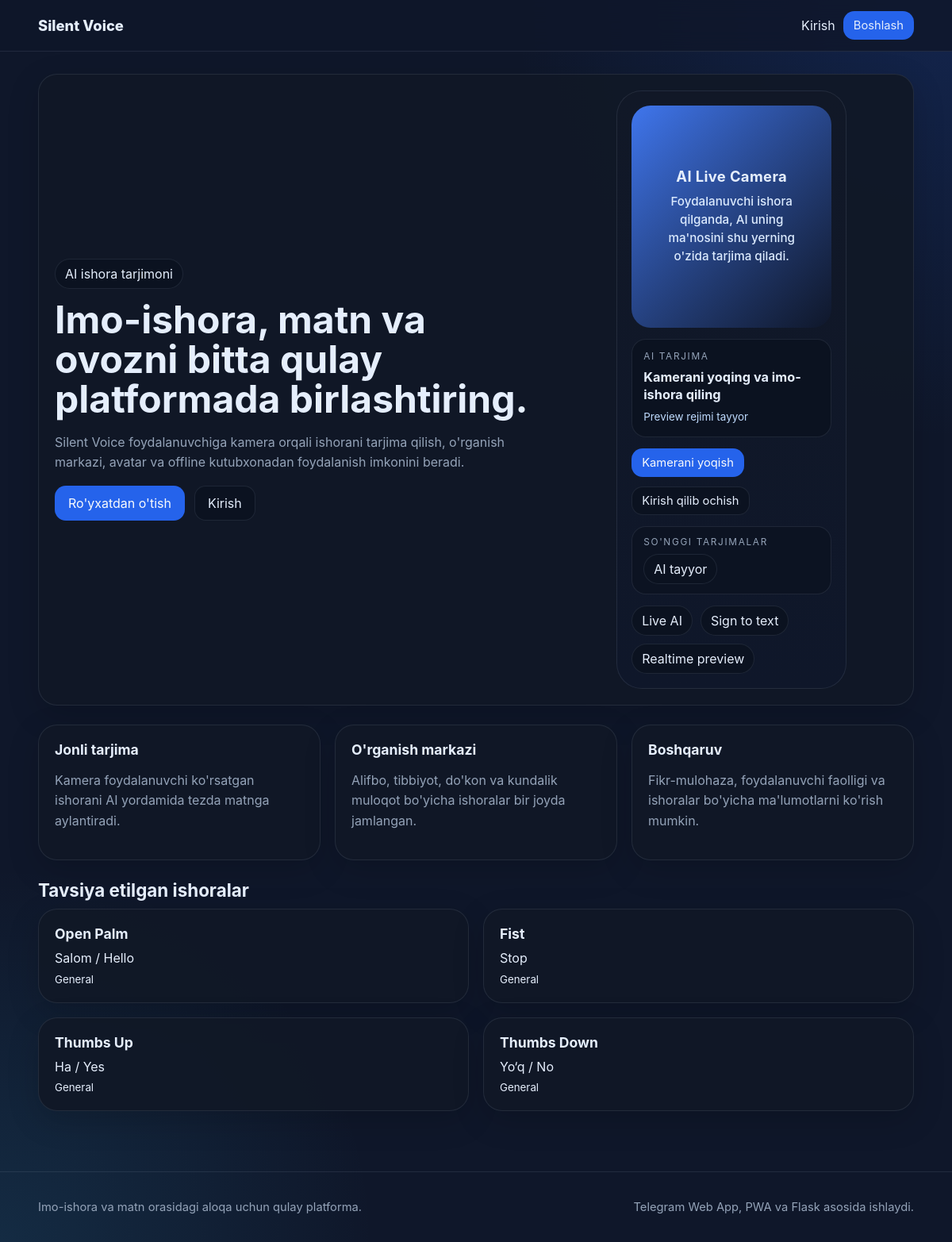
The page / on the database its author committed.
### app/models.py (models this page shows)
class Sign(db.Model):
    id = db.Column(db.Integer, primary_key=True)
    title = db.Column(db.String(120), nullable=False)
    category = db.Column(db.String(80), nullable=False)
    meaning = db.Column(db.String(255), nullable=False)
    description = db.Column(db.Text)
    image_url = db.Column(db.String(255))
    video_url = db.Column(db.String(255))
    is_offline = db.Column(db.Boolean, default=False)
    created_at = db.Column(db.DateTime, default=datetime.utcnow)

### app/routes/main.py (the view)
@main_bp.route('/')
def index():
    featured = Sign.query.limit(4).all()
    return render_template('index.html', featured=featured)

### app/templates/index.html (shortened to what this page needs)
{% extends 'base.html' %}
{% block content %}
<section class="hero card hero-grid">
  <div>
    <span class="pill">AI ishora tarjimoni</span>
    <h1>Imo-ishora, matn va ovozni bitta qulay platformada birlashtiring.</h1>
    <p class="muted">Silent Voice foydalanuvchiga kamera orqali ishorani tarjima qilish, o'rganish markazi, avatar va offline kutubxonadan foydalanish imkonini beradi.</p>
    <div class="hero-actions">
      <a href="{{ url_for('auth.register') }}" class="btn btn-primary">Ro'yxatdan o'tish</a>
      <a href="{{ url_for('auth.login') }}" class="btn">Kirish</a>
    </div>
  </div>
  <div class="mock-phone">
    <div class="phone-screen hero-live-preview" data-translator-endpoint="{{ url_for('api.recognize_sign') }}">
      <div class="hero-camera-shell">
        <div id="homeCameraPlaceholder" class="camera-placeholder hero-preview-placeholder">
          <strong>AI Live Camera</strong>
          <p>Foydalanuvchi ishora qilganda, AI uning ma'nosini shu yerning o'zida tarjima qiladi.</p>
        </div>
      </div>
      <div class="result-box hero-result-box" aria-live="polite">
        <span class="result-label">AI tarjima</span>
        <strong id="homeRecognizedText">Kamerani yoqing va imo-ishora qiling</strong>
        <small id="homeRecognitionStatus" class="result-status">Preview rejimi tayyor</small>
      </div>
      <div class="hero-actions hero-phone-actions">
        <button id="homeCameraToggleBtn" class="btn btn-primary small" type="button">Kamerani yoqish</button>
        {% if current_user.is_authenticated %}
        <a href="{{ url_for('main.live_camera') }}" class="btn small">Katta kamera sahifasi</a>
        {% else %}
        <a href="{{ url_for('auth.login') }}" class="btn small">Kirish qilib ochish</a>
        {% endif %}
      </div>
      <div class="hero-transcript-box">
        <span class="result-label">So'nggi tarjimalar</span>
        <div id="homeTranscript" class="chips">
        </div>
      </div>
      <div class="chips">
        <span class="chip">Live AI</span>
        <span class="chip">Sign to text</span>
        <span class="chip">Realtime preview</span>
      </div>
    </div>
  </div>
</section>
<section class="grid three mt-24">
  <article class="card"><h3>Jonli tarjima</h3><p class="muted">Kamera foydalanuvchi ko'rsatgan ishorani AI yordamida tezda matnga aylantiradi.</p></article>
  <article class="card"><h3>O'rganish markazi</h3><p class="muted">Alifbo, tibbiyot, do'kon va kundalik muloqot bo'yicha ishoralar bir joyda jamlangan.</p></article>
  <article class="card"><h3>Boshqaruv</h3><p class="muted">Fikr-mulohaza, foydalanuvchi faolligi va ishoralar bo'yicha ma'lumotlarni ko'rish mumkin.</p></article>
</section>
<section class="mt-24">
  <div class="section-head"><h2>Tavsiya etilgan ishoralar</h2></div>
  <div class="grid two">
    {% for sign in featured %}
    <article class="card sign-card"><h3>{{ sign.title }}</h3><p>{{ sign.meaning }}</p><small>{{ sign.category }}</small></article>
    {% endfor %}
  </div>
</section>
{% endblock %}

### app/static/css/style.css (style rules this page uses)
:root { --tg-theme-bg-color:#0f172a; --tg-theme-secondary-bg-color:#111827; --tg-theme-text-color:#e5eefc; --tg-theme-hint-color:#94a3b8; --tg-theme-link-color:#60a5fa; --tg-theme-button-color:#2563eb; --tg-theme-button-text-color:#f8fafc; --tg-theme-section-bg-color:rgba(17,24,39,.92); --tg-theme-section-separator-color:rgba(148,163,184,.14); --tg-theme-destructive-text-color:#ef4444; --soft:#0b1220; }
* { box-sizing:border-box }
html,body { margin:0;padding:0;font-family:Inter,Arial,sans-serif;background:var(--tg-theme-bg-color);color:var(--tg-theme-text-color) }
body { min-height:100vh;background-image:radial-gradient(circle at top right,rgba(37,99,235,.18),transparent 28%),radial-gradient(circle at bottom left,rgba(56,189,248,.12),transparent 24%) }
a { text-decoration:none;color:var(--tg-theme-link-color) }
button,input,textarea,select { font:inherit }
.card { background:var(--tg-theme-section-bg-color);border:1px solid var(--tg-theme-section-separator-color);border-radius:24px;padding:20px;box-shadow:0 12px 40px rgba(0,0,0,.16) }
.hero-grid,.grid { display:grid;gap:18px }
.hero-grid { grid-template-columns:1.2fr .8fr;align-items:center }
.grid.two { grid-template-columns:repeat(2,minmax(0,1fr)) }
.grid.three { grid-template-columns:repeat(3,minmax(0,1fr)) }
h1,h2,h3 { margin:0 0 10px;color:var(--tg-theme-text-color) }
h1 { font-size:clamp(2rem,4vw,3.3rem);line-height:1.05 }
h2 { font-size:1.4rem }
h3 { font-size:1.1rem }
.muted { color:var(--tg-theme-hint-color);line-height:1.6 }
.pill,.chip { display:inline-flex;align-items:center;gap:8px;border-radius:999px;padding:8px 12px;border:1px solid var(--tg-theme-section-separator-color);background:var(--soft);color:var(--tg-theme-text-color) }
.pill { margin-bottom:14px }
.chips { display:flex;gap:10px;flex-wrap:wrap }
.btn { display:inline-flex;justify-content:center;align-items:center;padding:11px 16px;border-radius:14px;border:1px solid var(--tg-theme-section-separator-color);background:var(--soft);color:var(--tg-theme-text-color);cursor:pointer }
.btn-primary { background:var(--tg-theme-button-color);border-color:transparent;color:var(--tg-theme-button-text-color) }
.btn.small { padding:8px 12px;font-size:.92rem }
.hero-actions,.inline-controls { display:flex;gap:12px;flex-wrap:wrap;align-items:center }
.mt-24 { margin-top:24px }
.mock-phone { display:flex;justify-content:center }
.phone-screen { width:min(290px,100%);aspect-ratio:9/17;background:linear-gradient(180deg,var(--tg-theme-secondary-bg-color),var(--tg-theme-bg-color));border:1px solid var(--tg-theme-section-separator-color);border-radius:32px;padding:18px;display:flex;flex-direction:column;gap:14px }
.camera-placeholder,.camera-box { width:100%;min-height:260px;border-radius:24px;background:linear-gradient(135deg,color-mix(in srgb,var(--tg-theme-button-color) 88%,#fff),var(--tg-theme-bg-color));display:flex;align-items:center;justify-content:center;font-weight:700;object-fit:cover }
.result-box,.result-panel { padding:14px;border-radius:18px;background:var(--soft);border:1px solid var(--tg-theme-section-separator-color) }
.hero-live-preview { justify-content:flex-start }
.hero-camera-shell { position:relative }
.hero-preview-placeholder { min-height:280px;padding:24px;text-align:center;flex-direction:column;gap:10px }
.hero-preview-placeholder strong { font-size:1.15rem;letter-spacing:.02em }
.hero-preview-placeholder p { margin:0;color:#dbeafe;font-size:.95rem;line-height:1.5;font-weight:500 }
.hero-result-box strong { display:block;font-size:1.02rem;line-height:1.35 }
.result-label { display:block;margin-bottom:8px;color:var(--tg-theme-hint-color);font-size:.74rem;text-transform:uppercase;letter-spacing:.14em }
.result-status { display:block;margin-top:8px;color:#bfdbfe;font-size:.84rem;line-height:1.45 }
.hero-phone-actions { justify-content:space-between }
.hero-transcript-box { padding:12px 14px;border-radius:18px;background:rgba(11,18,32,.65);border:1px solid var(--tg-theme-section-separator-color) }
.section-head { display:flex;justify-content:space-between;align-items:center }
.sign-card p { margin:.35rem 0 }

### rows shown on the page
Sign: title "Open Palm", meaning "Salom / Hello", category "General"
Sign: title "Fist", meaning "Stop", category "General"
Sign: title "Thumbs Up", meaning "Ha / Yes", category "General"
Sign: title "Thumbs Down", meaning "Yo‘q / No", category "General"
